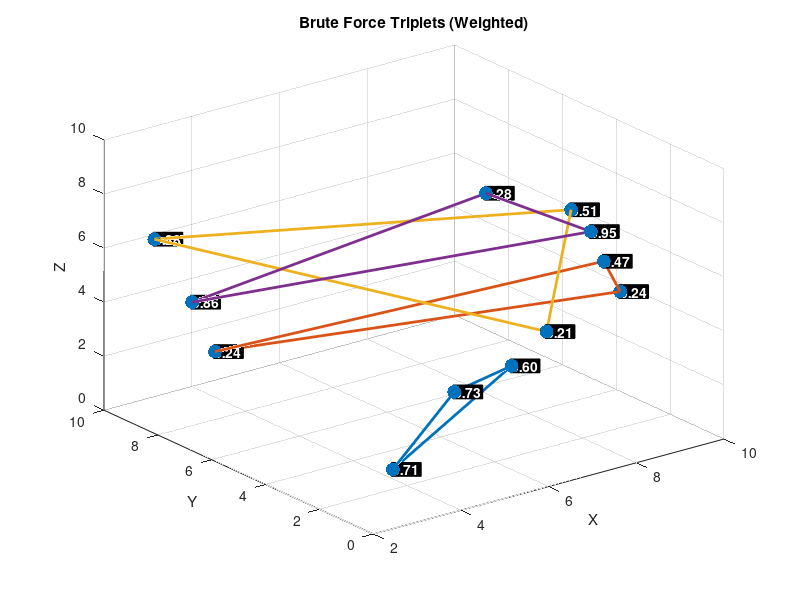
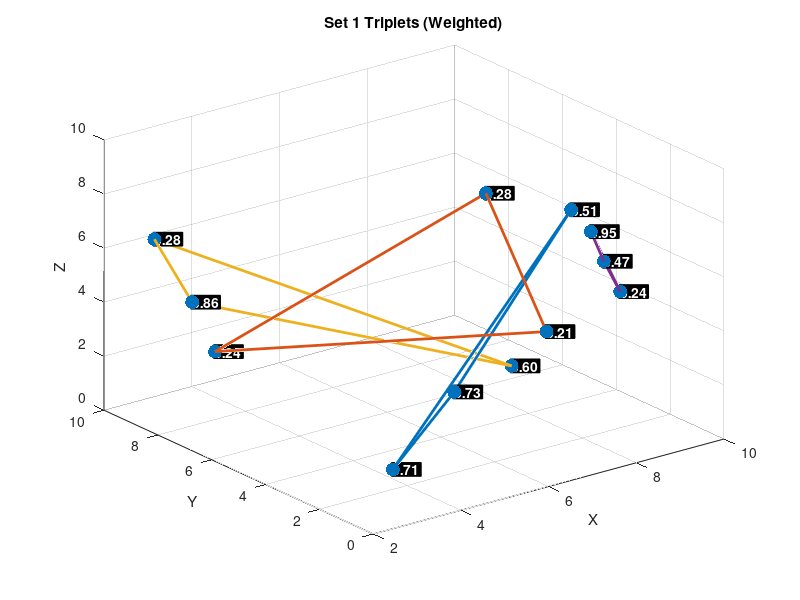
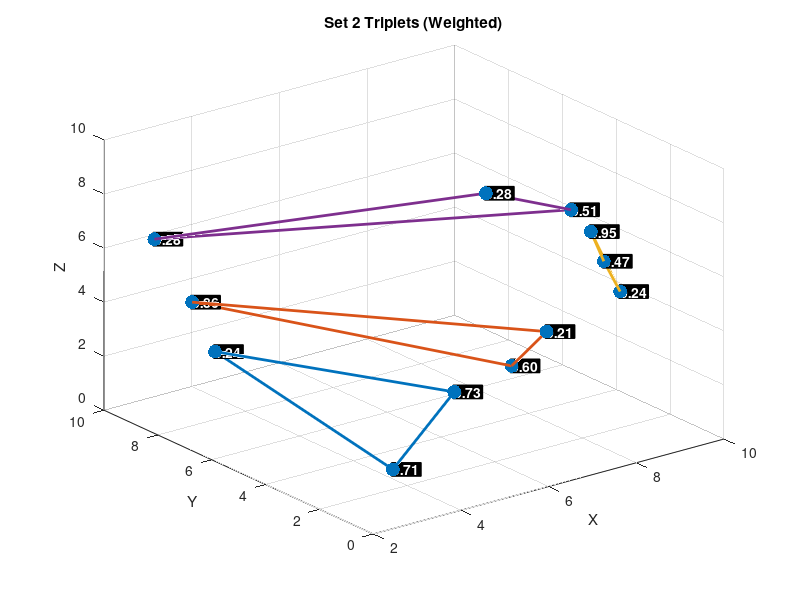
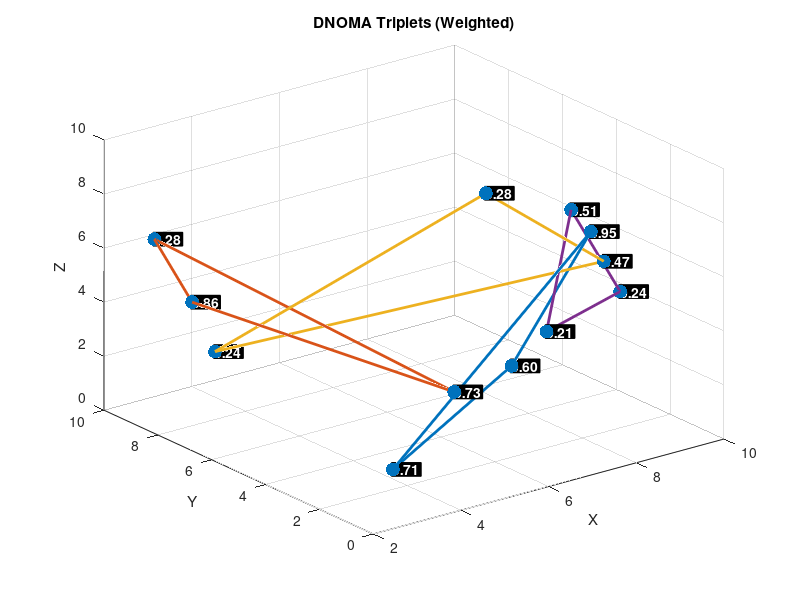

Write MATLAB code to recreate these figures, in order.
function NOMA3()
    numPoints = 12;
    xRange = 10;
    yRange = 10;
    zRange = 10;

    %make rand pts
    x = rand(1, numPoints) * xRange;
    y = rand(1, numPoints) * yRange;
    z = rand(1, numPoints) * zRange;
    weights = rand(1, numPoints);
    points = [x; y; z]';

    %sort pts from origin
    dist = sqrt(sum(points.^2, 2));
    [~, sortedIndices] = sort(dist);
    points  = points(sortedIndices, :);
    weights = weights(sortedIndices);

    %brute force
    pointIndices = 1:numPoints;
    groupings = makeGroupings(pointIndices);
    maxScore = -inf;
    bestTriplets = [];

    for i = 1:length(groupings)
        groupingSet = groupings{i};
        score = calcScore(groupingSet, points, weights);
        if score > maxScore
            maxScore = score;
            bestTriplets = groupingSet;
        end
    end

    %grouping funcs
    set1    = [1, 12, 2; 3, 11, 4; 5, 10, 6; 7, 9, 8];
    set2    = [1, 2, 3; 4, 5, 6; 7, 8, 9; 10, 11, 12];
    DNOMA   = DNOMAGrouping(numPoints);
    DNLUPA  = DNLUPAGrouping(numPoints);
    MUG     = MUGGrouping(numPoints);
    LCG     = LCGGrouping(points);
    DEC     = DECGrouping(points);
    greedyTriplets = greedyGrouping(points, weights);

    plotGroupings(points, bestTriplets, 'Brute Force', weights);
    plotGroupings(points, set1, 'Set 1', weights);
    plotGroupings(points, set2, 'Set 2', weights);
    plotGroupings(points, DNOMA, 'DNOMA', weights);
    plotGroupings(points, DNLUPA, 'DNLUPA', weights);
    plotGroupings(points, MUG, 'MUG', weights);
    plotGroupings(points, LCG, 'LCG', weights);
    plotGroupings(points, DEC, 'DEC', weights);
    plotGroupings(points, greedyTriplets, 'Greedy', weights);

    results.BruteForce = struct('triplets', bestTriplets, ...
        'weights', getWeight(bestTriplets, weights), ...
        'totalScore', maxScore, 'complexity', 'O(n!!!)');

    results.set1 = struct('triplets', set1, ...
        'weights', getWeight(set1, weights), ...
        'totalScore', calcScore(set1, points, weights), 'complexity', 'O(1)');

    results.set2 = struct('triplets', set2, ...
        'weights', getWeight(set2, weights), ...
        'totalScore', calcScore(set2, points, weights), 'complexity', 'O(1)');

    results.DNOMA = struct('triplets', DNOMA, ...
        'weights', getWeight(DNOMA, weights), ...
        'totalScore', calcScore(DNOMA, points, weights), 'complexity', 'O(nlogn)');

    results.DNLUPA = struct('triplets', DNLUPA, ...
        'weights', getWeight(DNLUPA, weights), ...
        'totalScore', calcScore(DNLUPA, points, weights), 'complexity', 'O(nlogn)');

    results.MUG = struct('triplets', MUG, ...
        'weights', getWeight(MUG, weights), ...
        'totalScore', calcScore(MUG, points, weights), 'complexity', 'O(n)');

    results.LCG = struct('triplets', LCG, ...
        'weights', getWeight(LCG, weights), ...
        'totalScore', calcScore(LCG, points, weights), 'complexity', 'O(nlogn)');

    results.DEC = struct('triplets', DEC, ...
        'weights', getWeight(DEC, weights), ...
        'totalScore', calcScore(DEC, points, weights), 'complexity', 'O(nlogn)');

    results.Greedy = struct('triplets', greedyTriplets, ...
        'weights', getWeight(greedyTriplets, weights), ...
        'totalScore', calcScore(greedyTriplets, points, weights), 'complexity', 'O(n^3)');

    printTripletResults(results);
    compareBruteForce(results);
end

%helpers

function triplets = DNOMAGrouping(N)
    g1 = 1:4; g2 = 5:8; g3 = 9:12;
    triplets = [g1(1), g2(1), g3(1);
                g1(2), g2(2), g3(2);
                g1(3), g2(3), g3(3);
                g1(4), g2(4), g3(4)];
end

function triplets = DNLUPAGrouping(N)
    triplets = [1,6,12; 2,5,11; 3,8,10; 4,7,9];
end

function triplets = MUGGrouping(N)
    triplets = reshape(1:N, 3, [])';
end

function triplets = LCGGrouping(points)
    [~, order] = sort(sqrt(sum(points.^2, 2)));
    triplets = reshape(order, 3, [])';
end

function triplets = DECGrouping(points)
    strengths = sum(points, 2);
    [~, sorted] = sort(strengths, 'descend');
    triplets = reshape(sorted, 3, [])';
end

function triplets = greedyGrouping(points, weights)
    indices = 1:size(points,1);
    triplets = [];
    eta = 3;
    alpha1 = 0.6; alpha2 = 0.3; alpha3 = 0.1;
    P = 1; N0 = 1e-4;

    while length(indices) >= 3
        bestScore = -inf;
        bestGroup = [];
        for i = 1:length(indices)
            for j = i+1:length(indices)
                for k = j+1:length(indices)
                    idx = [indices(i), indices(j), indices(k)];
                    d = vecnorm(points(idx, :)');
                    z = raylrnd(1, [1,3]);
                    h = (1 ./ d.^(eta/2)) .* z;
                    h = sort(h, 'descend');
                    R1 = log2(1 + (alpha1 * P * h(1)^2) / (alpha2 * P * h(1)^2 + alpha3 * P * h(1)^2 + N0));
                    R2 = log2(1 + (alpha2 * P * h(2)^2) / (alpha3 * P * h(2)^2 + N0));
                    R3 = log2(1 + (alpha3 * P * h(3)^2) / N0);
                    U  = R1 + R2 + R3;
                    w  = mean(weights(idx));
                    score = U * w;
                    if score > bestScore
                        bestScore = score;
                        bestGroup = idx;
                    end
                end
            end
        end
        triplets = [triplets; bestGroup];
        indices = setdiff(indices, bestGroup);
    end
end

function score = calcScore(groupingSet, points, weights)
    alpha1 = 0.6; alpha2 = 0.3; alpha3 = 0.1;
    P = 1; N0 = 1e-4; eta = 3;
    score = 0;
    for i = 1:size(groupingSet, 1)
        idx = groupingSet(i, :);
        d = vecnorm(points(idx, :)');
        z = raylrnd(1, [1,3]);
        h = (1 ./ d.^(eta/2)) .* z;
        h = sort(h, 'descend');
        R1 = log2(1 + (alpha1 * P * h(1)^2) / (alpha2 * P * h(1)^2 + alpha3 * P * h(1)^2 + N0));
        R2 = log2(1 + (alpha2 * P * h(2)^2) / (alpha3 * P * h(2)^2 + N0));
        R3 = log2(1 + (alpha3 * P * h(3)^2) / N0);
        U  = R1 + R2 + R3;
        w  = mean(weights(idx));
        score = score + U * w;  % WEIGHTED
    end
end

%make all unique groupings recursively (w bf)
function groupings = makeGroupings(indices)
    if isempty(indices)
        groupings = {[]};
        return;
    end
    groupings = {};
    first = indices(1);
    for i = 2:length(indices)
        for j = i+1:length(indices)
            rest = indices([2:i-1, i+1:j-1, j+1:end]);
            sub = makeGroupings(rest);
            for k = 1:length(sub)
                groupings{end+1} = [first, indices(i), indices(j); sub{k}];
            end
        end
    end
end

function plotGroupings(points, triplets, name, weights)
    figure('Color', 'w');
    scatter3(points(:,1), points(:,2), points(:,3), 100, 'filled');
    hold on;
    colors = lines(size(triplets,1));
    for i = 1:size(triplets,1)
        idx = triplets(i,:);
        c = colors(i,:);
        plot3(points(idx,1), points(idx,2), points(idx,3), '-', 'LineWidth', 2, 'Color', c);
        plot3([points(idx(1),1), points(idx(3),1)], ...
              [points(idx(1),2), points(idx(3),2)], ...
              [points(idx(1),3), points(idx(3),3)], '-', 'LineWidth', 2, 'Color', c);
    end
    for i = 1:size(points,1)
        text(points(i,1), points(i,2), points(i,3), ...
            sprintf('%.2f', weights(i)), ...
            'FontSize', 10, 'FontWeight', 'bold', ...
            'Color', 'w', 'EdgeColor', 'k', ...
            'BackgroundColor', 'k', ...
            'Margin', 1, ...
            'HorizontalAlignment', 'left');
    end
    xlabel('X'); ylabel('Y'); zlabel('Z');
    title([name, ' Triplets (Weighted)']);
    grid on;
end

%get trip weights
function weightsMatrix = getWeight(triplets, weights)
    weightsMatrix = zeros(size(triplets));
    for i = 1:size(triplets, 1)
        weightsMatrix(i, :) = weights(triplets(i, :));
    end
end

function printTripletResults(results)
    fields = fieldnames(results);
    for i = 1:length(fields)
        key = fields{i};
        tripletStruct = results.(key);
        triplets = tripletStruct.triplets;
        fprintf('\n%s Grouping (%s):\n', key, tripletStruct.complexity);
        disp(triplets);
        fprintf('Triplet Weights:\n');
        for j = 1:size(triplets,1)
            w = tripletStruct.weights(j,:);
            fprintf('  Triplet %d: [%.2f, %.2f, %.2f]\n', j, w(1), w(2), w(3));
        end
        fprintf('Total Score (Weighted Utility): %.4f\n\n', tripletStruct.totalScore);
    end
end

function compareBruteForce(results)
    bruteForceScore = results.BruteForce.totalScore;
    methods = fieldnames(results);
    disp(' ');
    for i = 1:length(methods)
        method = methods{i};
        if strcmp(method, 'BruteForce')
            continue;
        end
        delta = bruteForceScore - results.(method).totalScore;
        disp(['Brute Force v ', method, '? ', num2str(delta)]);
    end
    disp('The higher the difference, the more optimal brute force is for (weighted utility).');
end
